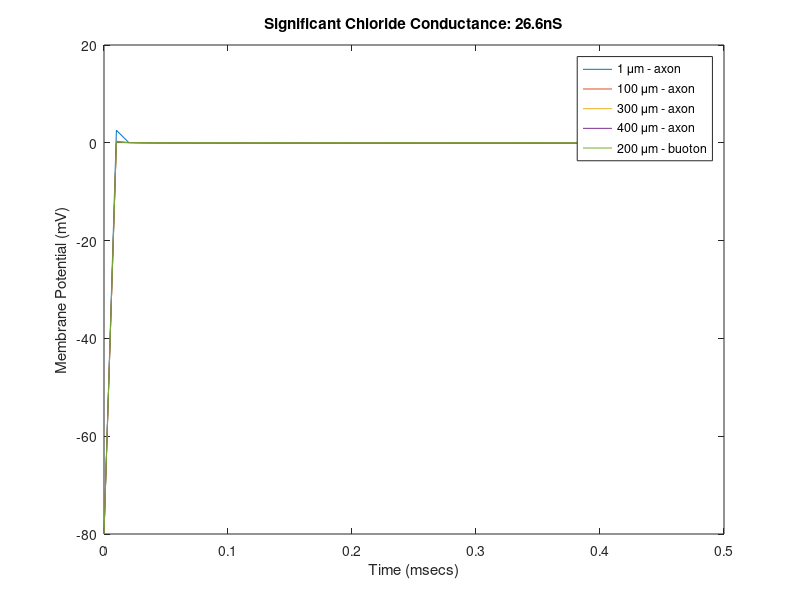

This chart was generated by the following MATLAB code:

% Author: Enes Haxhimali
% Axon Type: unmyelinated 

% Parameters

%These simulations are all done with a 1 mew m thick axon%

d_x = 10; % compartment size 
d_t = 10; % step size 

axon_length = 400;
total_time = 500; 
J = axon_length/d_x;% number of compartment    %%%%%%%%%%%%%%%

%{
d_n = 2.5 * 10^(-6); % node length
d_b = 6 *10^(-6); % buoton diameter 
d_a = 1*10^(-6); % axon diameter
myl_d = 1.5*10^(-6); %myleinated axon diameter
myl_sheath = (myl_d-d_a)/2*10^(-6); % the thickness of the myelin sheath
a = d_a/2*10^(-6);  % radius of unmyelentiated node
a_my = myl_d/2*10^(-6); % radius of myelentiated node
r_b = d_b/2*10^(-6);   % radius of buoton
%}
%%{
d_n = 2.5 * 10^(-2); % node length
d_b = 6 *10^(-2); % buoton diameter 
d_a = 1*10^(-2); % axon diameter
myl_d = 1.5*10^(-2); %myleinated axon diameter
myl_sheath = (myl_d-d_a)/2*10^(-2); % the thickness of the myelin sheath
a = d_a/2*10^(-2);  % radius of unmyelentiated node
a_my = myl_d/2*10^(-2); % radius of myelentiated node
r_b = d_b/2*10^(-2);   % radius of buoton
%}
c_m = .1 * 10^(-2);%memebrane capacitance in mu F/cm^2
c_mye = 0.04*10^(-2);%myelin capacitance in mu F/cm^2

% calculating the capacitances
C_a= 2*pi*d_x*a*c_m;
C_my = 2*pi*d_x*a*c_mye;
C_b = c_m*(pi*d_b^2/2-2*r_b^2*acos(1-2*d_a^2/r_b^2));

% conductance
g_Na_n = 740 *10^(-2);% nodal sodium conductance mS/cm^2
g_leak_n = 47*10^(-2);% nodal leak conductance mS/cm^2
g_Na_a = 105*10^(-2);% unymel axon sodium conductance mS/cm^2
g_leak_a = 4.70*10^(-2);% unmyel axon leak conductance mS/cm^2
g_Na_m = 0;% myel axon sodium conductance mS/cm^2
g_leak_m = 0.188*10^(-2);% myel axon leak conductance mS/cm^2
g_Na_b = 0;% buoton sodium conductance mS/cm^2
g_leak_b = 4.7*10^(-2);% buoton leak conductance mS/cm^2

% resistance
R_a = 70*10^(-2);% specific restitivty of the axoplasm at 37 C in omega cm
R_b = 524*10^(-2); % Resistance of bouton in K omega

E_na = 51*10^(-3); % sodium reversal potential in mV
E_l = -80*10^(-3); % leak reversal potential in mV  80
E_cl = -40*10^(-3); % chloride reversal potential in mV

I_inj = 500*10^(-12); % injected current value in pA - picoamperes 

V_values = zeros(total_time/d_t,J) ; % this will hold all the potential values at each compartment and at each unit of time
R_values = zeros(J,1) ; % this will hold all the resistance values at each compartment and at each unit of time
C_values = zeros(J,1) ; % this will hold all the capacitance values at each compartment and at each unit of time
I_values = zeros(total_time/d_t,J) ; % this will hold all the injected current values at each compartment and at each unit of time
m_values = zeros(total_time/d_t,J) ;
h_values = zeros(total_time/d_t,J) ; 

%function [V_values] = potential_solver(axon_type,g_cl,)
% -- - - - - - - - - - -  - --  -%
% setting the V and R values, the buoton is in the middle
R_values(:)  = R_a*d_x/(pi*a^2) *10^-8;
R_values(ceil(J/2)) = R_b;

C_values(:)  = C_a;
C_values(ceil(J/2)) = C_b;

%Rate function values 
    
alpha_m = @(V) (0.029* V + 10.1)./(1+exp(-0.19*V - 9.31));
m_inf = @(V) 1./(1+exp(-0.24*V - 13.44));
beta_m = @(alpha_m,m_inf) alpha_m.*(1./m_inf - 1);
h_inf = @(V) 1./(1+exp(0.1775.*V + 13.26));
beta_h = @(V) 1.25./(1+exp(-0.1.*V - 5.6));
alpha_h = @(beta_h,h_inf) (h_inf.*beta_h)./(1-h_inf);

% before beginning the loop set the values of m and h and V etc for the
% first time step
V_values(1,:) = -80 ;
m_values(1,:) = (alpha_m(V_values(1,:) )*d_t)./(1+(alpha_m(V_values(1,:)) + beta_m(alpha_m(V_values(1,:)),m_inf(V_values(1,:)) ))*d_t);
h_values(1,:) = (alpha_h(beta_h(V_values(1,:) ),h_inf(V_values(1,:)))*d_t)./(1+(alpha_h(beta_h(V_values(1,:)),h_inf(V_values(1,:))) + beta_h(V_values(1,:)))*d_t);

V_0 = V_values(1,:);
m_0 = m_values(1,:);
h_0 = h_values(1,:);

V_1 = 10*V_values(1,:);
A = zeros(J,J);
    B = zeros(J,1);
for n  = 2:total_time/d_t - 1
    disp(['timestep: ' num2str(n)])
    % we need to solve linear system of equations A*V(n) = B at each time step, where A
    % is the matrix of coefficients for the trigonal system of equations.    
   
    %{
    if n == 2
        V_0 = V_values(1,:);
        m_0 = m_values(1,:);
    end
    %}

    count = 0;
   %while abs(V_0-V_1) > 10^(-4)
        count = count +1;
        %disp('here')
        %disp(abs(V_0-V_1))
        for j = 1:J
            
            % BC1: if j = 1, v_-1 = v_1 
            % BC2: if j = J+1, v_J+1 = v_J-1
            
            % also have a condition if we are the axon or the buoton -->
            % resitance and capatiance values will change 
            
            % calculating the rate functions for this specific V

            alpha_m_current = alpha_m(V_values(n,j));
            m_inf_current = m_inf(V_values(n,j));
            beta_m_current = beta_m(alpha_m_current,m_inf_current);
            h_inf_current = h_inf(V_values(n,j));
            beta_h_current = beta_h(V_values(n,j));
            alpha_h_current = alpha_h(beta_h_current,h_inf_current);

            g_cl =26.6*10^(-2);            

            g_leak_a = g_leak_a+ g_cl; % adding a cl component to the leak conductane
            if g_cl ~= 0 
                E_l = E_cl;
            end
             C_values(j) = C_values(j)
             R_values = R_values
            % first solve the triagonal system of equations for U
                if j ~= 1 && j ~= J
                    L  = -2*d_t/ (C_values(j)*(R_values(j-1) + R_values(j)));  
                    U  = -2*d_t/ (C_values(j)*(R_values(j) + R_values(j+1)));
                    % assigning the coefficients
                    A(j,j+1) = U;  
                    A(j,j-1) = L;
                elseif j == 1 % BC1
                    L  = 0;  
                    U  = - 4*d_t/ (C_values(1)*(R_values(1) + R_values(2)));         
                    A(j,j+1) = U;  % assigning the coefficients
                else  % BC2
                    L  = - 4*d_t/ (C_values(J)*(R_values(J-1) + R_values(J)));  
                    U = 0;
                    A(j,j-1) = .2;%L % assigning the coefficients
                end          

                disp(['L = ' num2str(L)])
                disp(['U = ' num2str(U)])
                disp(['m0 = ' num2str(m_0(j))])
                disp(['h0 = ' num2str(h_0(j))])
                disp(['rest =' num2str(d_t/C_values(j)*(g_Na_a*real(m_0(j))^3*real(h_0(j))+g_leak_a))])       
                %disp(['rest =' num2str(d_t/C_values(j)*(g_Na_a*m_0(j)^3*h_0(j)+g_leak_a))])
        
                D = 1 - L - U + d_t/C_values(j)*(g_Na_a*real(m_0(j))^3*real(h_0(j))+g_leak_a); %sum through conductances            
                A(j,j) =  D; % assigning the coefficients 
                disp(['D = ' num2str(D)])
                if j ~= ceil(J/2) % case when not buoton
                    if  (n == 1  ) && j == 1  % we have an injected current in the first time step in first compartment
                      
                        %disp(V_0 + d_t/C_values(j) * (g_Na_a*m_0(j)^3*h_0(j)*E_na+g_leak_a*E_l) + d_t/C_values(j) * I_inj)
                        B(j) = V_0(j) + d_t/C_values(j) * (g_Na_a*real(m_0(j))^3*real(h_0(j))*E_na+g_leak_a*E_l) + d_t/C_values(j) * I_inj;
                    else
                        B(j) = V_0(j) + d_t/C_values(j) * (g_Na_a*real(m_0(j))^3*real(h_0(j))*E_na+g_leak_a*E_l) + d_t/C_values(j);            
                    end    


                else
                    B(j) = V_0(j) + d_t/C_values(j) * (g_Na_b*real(m_0(j))^3*real(h_0(j))*E_na+g_leak_b*E_l) + d_t/C_values(j);        
                end
                disp(['zb = ' num2str(B(j))])
        end 
        % updating V_0
        if  count ~= 1
            V_0 = V_1;
        end
        % Now solve AV = B to get new V_1:     
        V_1 = inv(A)*B;      

        %m_0= (m_0 + alpha_m(V_1)*d_t)./(1+(alpha_m(V_1) + beta_m(V_1))*d_t);
        %h_0 = (h_0 + alpha_h(V_1)*d_t)./(1+(alpha_h(V_1) +
        %beta_h(V_1))*d_t);
       if count ==20
        disp(m_0)
       end

       m_0 =  (m_0+d_t.*alpha_m(V_1))./(1+(alpha_m(V_1) + d_t*beta_m(alpha_m(V_1),m_inf(V_1) )));
      
       h_0= (h_0+alpha_h(beta_h(V_1 ),h_inf(V_1))*d_t)./(1+(alpha_h(beta_h(V_1),h_inf(V_1)) + beta_h(V_1))*d_t);

        %m_values(n,j) = (m_values(n-1,j) + alpha_m(V_values(n,j))*d_t)/(1+(alpha_m(V_values(n,j)) + beta_m(V_values(n,j)))*d_t);
        %h_values(n,j) = (h_values(n-1,j) + alpha_h(V_values(n,j))*d_t)/(1+(alpha_h(V_values(n,j)) + beta_h(V_values(n,j)))*d_t);
           
    %end
    V_values(n,:) = V_1;
    m_values(n,:) = m_0(:,1);
    h_values(n,:) = h_0(:,1);
end

V_values = V_values;  % converting from V to mV for graphs

time = 0:d_t:total_time-d_t;
time = time/1000;
figure()
plot(time,V_values(:,1))
hold on;
plot(time,V_values(:,100/d_x))
hold on;

plot(time,V_values(:,300/d_x))
hold on;
plot(time,V_values(:,J)) 
hold on;
plot(time,V_values(:,ceil(J/2)))


title("Significant Chloride Conductance: 26.6nS")
xlabel("Time (msecs)")
ylabel("Membrane Potential (mV)")
legend('1 \mum - axon', '100 \mum - axon',  '300 \mum - axon', '400 \mum - axon','200 \mum - buoton')

